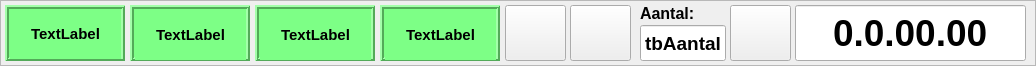
  <widget class="QFrame" name="frame_3">
   <property name="geometry">
    <rect>
     <x>5</x>
     <y>155</y>
     <width>1036</width>
     <height>66</height>
    </rect>
   </property>
   <property name="frameShape">
    <enum>QFrame::StyledPanel</enum>
   </property>
   <property name="frameShadow">
    <enum>QFrame::Raised</enum>
   </property>
   <widget class="QLineEdit" name="tbArtikelnummer">
    <property name="geometry">
     <rect>
      <x>795</x>
      <y>5</y>
      <width>231</width>
      <height>56</height>
     </rect>
    </property>
    <property name="font">
     <font>
      <pointsize>28</pointsize>
      <weight>75</weight>
      <bold>true</bold>
     </font>
    </property>
    <property name="styleSheet">
     <string notr="true"/>
    </property>
    <property name="inputMask">
     <string>N.N.NN.NN</string>
    </property>
    <property name="text">
     <string>0.0.00.00</string>
    </property>
    <property name="alignment">
     <set>Qt::AlignCenter</set>
    </property>
   </widget>
   <widget class="QPushButton" name="btnZoek_Art">
    <property name="geometry">
     <rect>
      <x>730</x>
      <y>5</y>
      <width>61</width>
      <height>56</height>
     </rect>
    </property>
    <property name="text">
     <string/>
    </property>
    <property name="icon">
     <iconset resource="../resource.qrc">
      <normaloff>:/icons/icons/zoom.png</normaloff>:/icons/icons/zoom.png</iconset>
    </property>
   </widget>
   <widget class="QPushButton" name="btnWis_Art">
    <property name="geometry">
     <rect>
      <x>505</x>
      <y>5</y>
      <width>61</width>
      <height>56</height>
     </rect>
    </property>
    <property name="text">
     <string/>
    </property>
    <property name="icon">
     <iconset resource="../resource.qrc">
      <normaloff>:/icons/icons/draw_eraser.png</normaloff>:/icons/icons/draw_eraser.png</iconset>
    </property>
   </widget>
   <widget class="QLineEdit" name="tbAantal">
    <property name="geometry">
     <rect>
      <x>640</x>
      <y>25</y>
      <width>86</width>
      <height>36</height>
     </rect>
    </property>
    <property name="font">
     <font>
      <pointsize>14</pointsize>
      <weight>75</weight>
      <bold>true</bold>
     </font>
    </property>
    <property name="layoutDirection">
     <enum>Qt::LeftToRight</enum>
    </property>
    <property name="text">
     <string>tbAantal</string>
    </property>
    <property name="cursorPosition">
     <number>8</number>
    </property>
    <property name="alignment">
     <set>Qt::AlignRight|Qt::AlignTrailing|Qt::AlignVCenter</set>
    </property>
   </widget>
   <widget class="QLabel" name="lbAantal">
    <property name="geometry">
     <rect>
      <x>640</x>
      <y>5</y>
      <width>71</width>
      <height>16</height>
     </rect>
    </property>
    <property name="font">
     <font>
      <pointsize>12</pointsize>
      <weight>75</weight>
      <bold>true</bold>
     </font>
    </property>
    <property name="text">
     <string>Aantal:</string>
    </property>
   </widget>
   <widget class="QFrame" name="frm_art_1">
    <property name="geometry">
     <rect>
      <x>5</x>
      <y>5</y>
      <width>120</width>
      <height>56</height>
     </rect>
    </property>
    <property name="styleSheet">
     <string notr="true">background-color: rgb(125, 255, 134);</string>
    </property>
    <property name="frameShape">
     <enum>QFrame::Box</enum>
    </property>
    <property name="frameShadow">
     <enum>QFrame::Raised</enum>
    </property>
    <property name="lineWidth">
     <number>2</number>
    </property>
    <widget class="QLabel" name="lbProduct_2">
     <property name="geometry">
      <rect>
       <x>5</x>
       <y>4</y>
       <width>111</width>
       <height>50</height>
      </rect>
     </property>
     <property name="font">
      <font>
       <pointsize>11</pointsize>
       <weight>75</weight>
       <bold>true</bold>
      </font>
     </property>
     <property name="text">
      <string>TextLabel</string>
     </property>
     <property name="alignment">
      <set>Qt::AlignCenter</set>
     </property>
    </widget>
   </widget>
   <widget class="QFrame" name="frm_art_2">
    <property name="geometry">
     <rect>
      <x>130</x>
      <y>5</y>
      <width>120</width>
      <height>56</height>
     </rect>
    </property>
    <property name="styleSheet">
     <string notr="true">background-color: rgb(125, 255, 134);</string>
    </property>
    <property name="frameShape">
     <enum>QFrame::Box</enum>
    </property>
    <property name="frameShadow">
     <enum>QFrame::Raised</enum>
    </property>
    <property name="lineWidth">
     <number>2</number>
    </property>
    <widget class="QLabel" name="lbSoort">
     <property name="geometry">
      <rect>
       <x>5</x>
       <y>5</y>
       <width>111</width>
       <height>50</height>
      </rect>
     </property>
     <property name="font">
      <font>
       <pointsize>11</pointsize>
       <weight>75</weight>
       <bold>true</bold>
      </font>
     </property>
     <property name="text">
      <string>TextLabel</string>
     </property>
     <property name="alignment">
      <set>Qt::AlignCenter</set>
     </property>
    </widget>
   </widget>
   <widget class="QFrame" name="frm_art_3">
    <property name="geometry">
     <rect>
      <x>255</x>
      <y>5</y>
      <width>120</width>
      <height>56</height>
     </rect>
    </property>
    <property name="styleSheet">
     <string notr="true">background-color: rgb(125, 255, 134);</string>
    </property>
    <property name="frameShape">
     <enum>QFrame::Box</enum>
    </property>
    <property name="frameShadow">
     <enum>QFrame::Raised</enum>
    </property>
    <property name="lineWidth">
     <number>2</number>
    </property>
    <widget class="QLabel" name="lbDetails">
     <property name="geometry">
      <rect>
       <x>5</x>
       <y>5</y>
       <width>111</width>
       <height>50</height>
      </rect>
     </property>
     <property name="font">
      <font>
       <pointsize>11</pointsize>
       <weight>75</weight>
       <bold>true</bold>
      </font>
     </property>
     <property name="text">
      <string>TextLabel</string>
     </property>
     <property name="alignment">
      <set>Qt::AlignCenter</set>
     </property>
    </widget>
   </widget>
   <widget class="QFrame" name="frm_art_4">
    <property name="geometry">
     <rect>
      <x>380</x>
      <y>5</y>
      <width>120</width>
      <height>56</height>
     </rect>
    </property>
    <property name="styleSheet">
     <string notr="true">background-color: rgb(125, 255, 134);</string>
    </property>
    <property name="frameShape">
     <enum>QFrame::Box</enum>
    </property>
    <property name="frameShadow">
     <enum>QFrame::Raised</enum>
    </property>
    <property name="lineWidth">
     <number>2</number>
    </property>
    <widget class="QLabel" name="lbSpecificaties">
     <property name="geometry">
      <rect>
       <x>5</x>
       <y>5</y>
       <width>111</width>
       <height>50</height>
      </rect>
     </property>
     <property name="font">
      <font>
       <pointsize>11</pointsize>
       <weight>75</weight>
       <bold>true</bold>
      </font>
     </property>
     <property name="text">
      <string>TextLabel</string>
     </property>
     <property name="alignment">
      <set>Qt::AlignCenter</set>
     </property>
    </widget>
   </widget>
   <widget class="QPushButton" name="btnScan">
    <property name="geometry">
     <rect>
      <x>570</x>
      <y>5</y>
      <width>61</width>
      <height>56</height>
     </rect>
    </property>
    <property name="text">
     <string/>
    </property>
    <property name="icon">
     <iconset resource="../resource.qrc">
      <normaloff>:/icons/icons/barcode.png</normaloff>:/icons/icons/barcode.png</iconset>
    </property>
   </widget>
  </widget>
